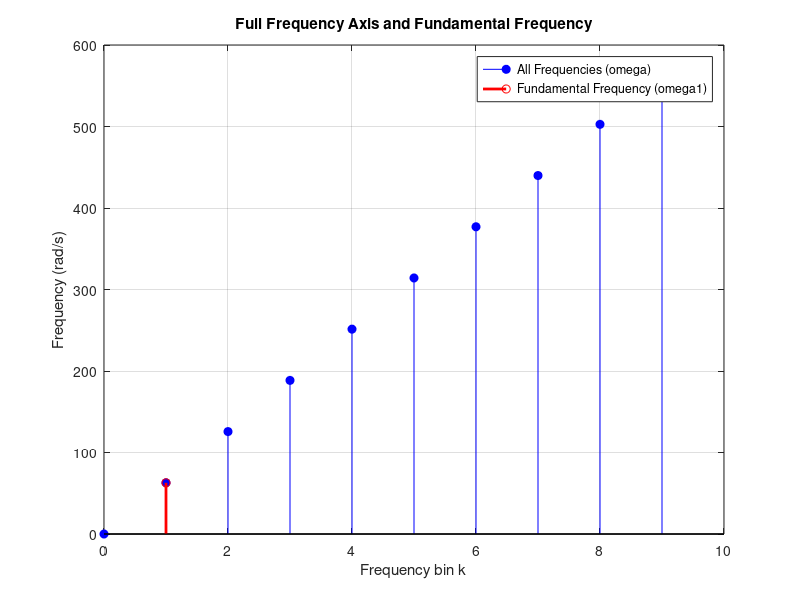

MATLAB code for this plot:
% The fundamental frequency ω_1 is the frequency associated with the first non-zero frequency bin (k=1). 
% From the formula: w_1 = 2*pi/T, Ts = N*T, Ts = 1/fs, w_1 = 2*pi*fs/N
% This uses fs (sampling frequency) and N (number of samples).
% This is the frequency resolution of your DFT, meaning the spacing between consecutive frequency bins.
% This task 1.1.2 only asks for one specific frequency — the fundamental frequency. 

% Parameters
N = 10;          % Number of samples
fs = 100;          % Sampling frequency in Hz

% Fundamental frequency in rad/s
omega1 = 2 * pi * fs / N;

% Display result
disp(['Fundamental frequency ω1 = ', num2str(omega1), ' rad/s']);

k = 0:N-1;
omega = (2 * pi / (N * (1/fs))) * k;
disp(['Check ω1 = ', num2str(omega(2)), ' rad/s']);

% Plotting omega nad omega1 = omega(2
figure;
stem(k, omega, 'b', 'filled');           % Plot omega (full frequency axis) in blue
hold on;
stem(1, omega1, 'r', 'LineWidth', 2);    % Highlight omega1 (fundamental frequency) in red

% Labels and title
xlabel('Frequency bin k');
ylabel('Frequency (rad/s)');
title('Full Frequency Axis and Fundamental Frequency');
legend('All Frequencies (omega)', 'Fundamental Frequency (omega1)');
grid on;

% Show numeric result in command window
disp(['Fundamental frequency ω1 = ', num2str(omega1), ' rad/s']);
% The result: a single value omega1, the smallest frequency step your DFT can resolve.